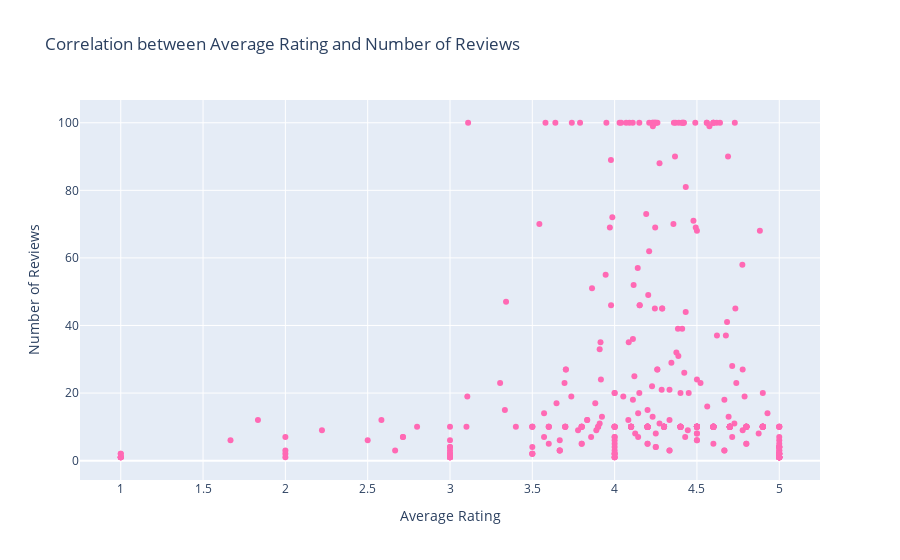

Source (notebook cell):
### Code cell
fig6 = px.scatter(
    avg_ratings,
    x="avg_rating",
    y="num_review",
    title="Correlation between Average Rating and Number of Reviews",
    labels={"avg_rating": "Average Rating", "num_review": "Number of Reviews"},
)

# Set all markers to a specific shade of pink
fig6.update_traces(marker=dict(color="#FF69B4"))  # Example: Using Hot Pink

fig6.show()

### Figure 1 — Plotly figure (JSON) as saved in the notebook; plotly's stock layout.template omitted (floating-point values rounded to 4 significant figures; data arrays with more than 128 entries replaced by an {"elided": "..."} marker saying what was removed)
{"data": [{"hovertemplate": "Average Rating=%{x}<br>Number of Reviews=%{y}<extra></extra>", "legendgroup": "", "marker": {"color": "#FF69B4", "symbol": "circle"}, "mode": "markers", "name": "", "orientation": "v", "showlegend": false, "type": "scatter", "x": {"elided": "405 float values"}, "xaxis": "x", "y": {"elided": "405 int values"}, "yaxis": "y"}], "layout": {"legend": {"tracegroupgap": 0}, "title": {"text": "Correlation between Average Rating and Number of Reviews"}, "xaxis": {"anchor": "y", "domain": [0, 1], "title": {"text": "Average Rating"}}, "yaxis": {"anchor": "x", "domain": [0, 1], "title": {"text": "Number of Reviews"}}}}
